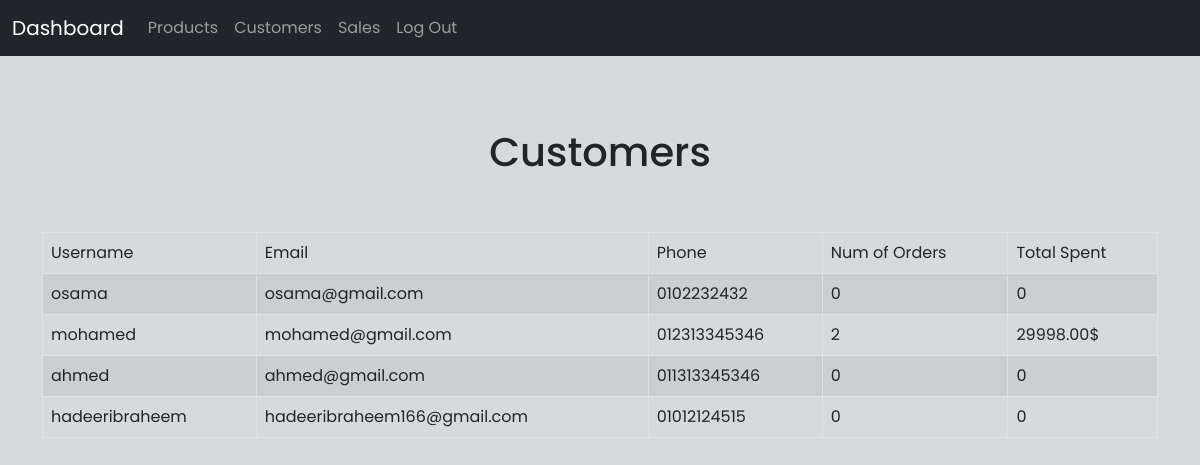
The app's page /usersDisplay.php (signed in) with its own data.
### tables this page shows
CREATE TABLE `users` (
  `user_id` bigint(20) NOT NULL,
  `username` varchar(50) NOT NULL,
  `email` varchar(100) NOT NULL,
  `password` varchar(255) NOT NULL,
  `phone_number` varchar(15) NOT NULL,
  `user_type` enum('customer','admin') DEFAULT 'customer',
  `created_at` timestamp NOT NULL DEFAULT current_timestamp()
);

### classes/Database.php (called while the page is built, shortened)
<?php
class Database {
    private $host = 'localhost';
    private $dbname = 'ecomart';
    private $username = 'root';
    private $password = '';
    private $conn;
    private function connect() {
        $this->conn = new PDO(
            "mysql:host={$this->host};dbname={$this->dbname}",
            $this->username,
            $this->password
        );
        $this->conn->setAttribute(PDO::ATTR_ERRMODE, PDO::ERRMODE_EXCEPTION);
    }
    public function getConnection() {
        return $this->conn;
    }
}

### classes/User.php (called while the page is built, shortened)
<?php
require_once 'Database.php';
class User
{
    private $conn;
    public function __construct() {
        $db = new Database();
        $this->conn = $db->getConnection();
    }
    public function getUsers($where = '') {
        $stmt = $this->conn->query("SELECT * FROM users " . $where);
        return $stmt->fetchAll(PDO::FETCH_ASSOC);
    }
}

### classes/Order.php (called while the page is built, shortened)
<?php
require_once 'Database.php';
class Order
{
    private $conn;
    private $table = 'orders';
    public function __construct() {
        $db = new Database();
        $this->conn = $db->getConnection();
    }
    public function countUserOrders($user_id)
    {
        $sql = "SELECT COUNT(*) AS num_orders FROM " . $this->table . " WHERE user_id = :user_id";
        $stmt = $this->conn->prepare($sql);
        $stmt->bindParam(':user_id', $user_id);
        $stmt->execute();
        return $stmt->fetch(PDO::FETCH_ASSOC)['num_orders'];
    }
    public function getTotalSpentByUser($user_id)
    {
        $sql = "SELECT SUM(total_amount) AS total_spent FROM " . $this->table . " WHERE user_id = :user_id";
        $stmt = $this->conn->prepare($sql);
        $stmt->bindParam(':user_id', $user_id);
        $stmt->execute();
        return $stmt->fetch(PDO::FETCH_ASSOC)['total_spent'];
    }
}

### usersDisplay.php (the view, shortened to what this page needs)
<?php
include_once 'classes/User.php';
include_once 'classes/Order.php';
$User = new User();
$Order = new Order();
$data = $User->getUsers();
$employee_access = ['username','email','phone_number','Order','Value'];
?>
<?php include_once 'templates/adminnavbar.php'; ?>
<body class="admin" style="background-color: #D8D9DA">
<div class="container">
    <div class="row">
        <br>
        <br>
        <?php if(isset($data) && sizeof($data) > 0) { ?>
            <h1 class="text-center mt-5"> Customers </h1>
            <table class="table table-bordered table-striped table-hover mt-5">
                <thead>
                <td>Username</td>
                <td>Email</td>
                <td>Phone</td>
                <td>Num of Orders</td>
                <td>Total Spent</td>
                </thead>
                <tbody>
                <?php
                foreach($data as $user){
                    if($user['user_type']!== 'admin') {
                        echo '<tr>';
                        foreach ($employee_access as $access) {
                            if ($access == 'Order') {
                                $Number = $Order->countUserOrders($user['user_id']);
                                echo '<td>' . $Number . '</td>';
                            } elseif ($access == 'Value') {
                                $total_spent = $Order->getTotalSpentByUser($user['user_id']);
                                if ($total_spent == 0) {
                                    echo '<td>0</td>';
                                } else {
                                    echo '<td>' . $total_spent . '$' . '</td>';
                                }
                            } else {
                                echo '<td>' . $user[$access] . '</td>';
                            }
                        }
                        echo '</tr>';
                    }
                }
                ?>
                </tbody>
            </table>
        <?php } else {
            echo '<p class="alert alert-danger text-center m-3">There is no data</p>';
        }?>
    </div>
</div>
<?php include_once 'templates/footer.php'; ?>

### css/style.css (style rules this page uses)
* { margin: 0; padding: 0; box-sizing: border-box; }
body { margin-top: 0px; }
body, input { font-family: "Poppins", sans-serif; }

### records on screen
users: username "osama", email "osama@gmail.com", phone_number "0102232432", Number "0"
users: username "mohamed", email "mohamed@gmail.com", phone_number "012313345346", Number "2", total_spent "29998.00"
users: username "ahmed", email "ahmed@gmail.com", phone_number "011313345346", Number "0"
users: username "hadeeribraheem", email "hadeeribraheem166@gmail.com", phone_number "01012124515", Number "0"
